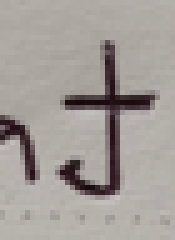
#> input picture image.png, 35 x 48 px (shown 5 times larger)
$ python -i clean.py   (imports and definitions only)
#> lines starting #> are read from the running program, lines starting #| are printed output that depends on the picture; after the words box and inside, x2 and y2 are one past the last pixel; in counts of white or black regions, pixels touching at a corner belong together
#> further down, picture is the input picture: shape (48, 35, 3); mean B, G, R 153.1, 157, 163.4
import cv2
import numpy as np
from typing import Dict, Any

class ImageCleaner:
    def __init__(self, config: Dict[str, Any] = None):
        self.config = config or {
            'resize_dim': (800, 600),
            'denoise_strength': 10,
            'contrast_alpha': 1.3,
            'contrast_beta': 15
        }

    def clean_image(self, image: np.ndarray) -> np.ndarray:
        """Clean and prepare handwriting image for analysis"""
        # Resize for consistent processing
        resized = cv2.resize(image, self.config['resize_dim'])
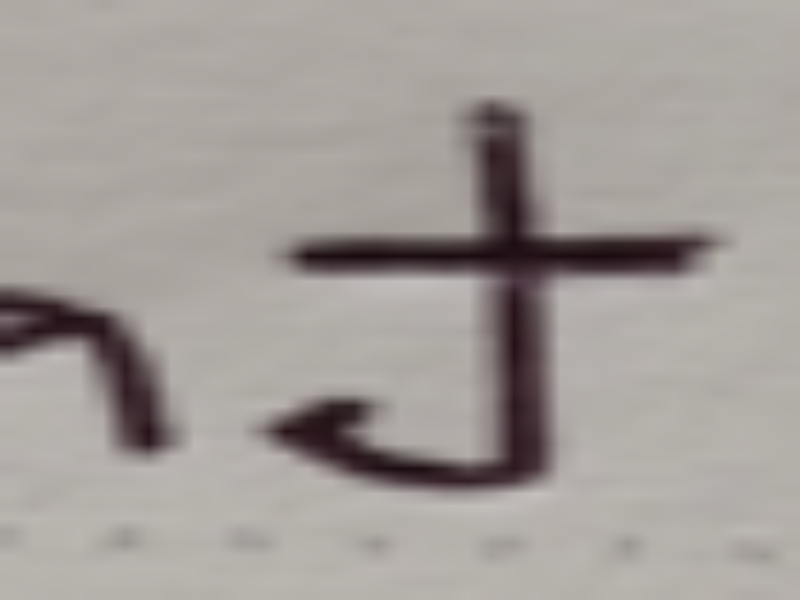
#> resized: shape (600, 800, 3); mean B, G, R 153, 156.9, 163.3

        # Convert to grayscale if color
        if len(resized.shape) == 3:
            gray = cv2.cvtColor(resized, cv2.COLOR_BGR2GRAY)
        else:
            gray = resized

        # Denoise
        denoised = cv2.fastNlMeansDenoising(
            gray, None, self.config['denoise_strength'], 7, 21)

        # Enhance contrast
        enhanced = cv2.convertScaleAbs(
            denoised,
            alpha=self.config['contrast_alpha'],
            beta=self.config['contrast_beta']
        )
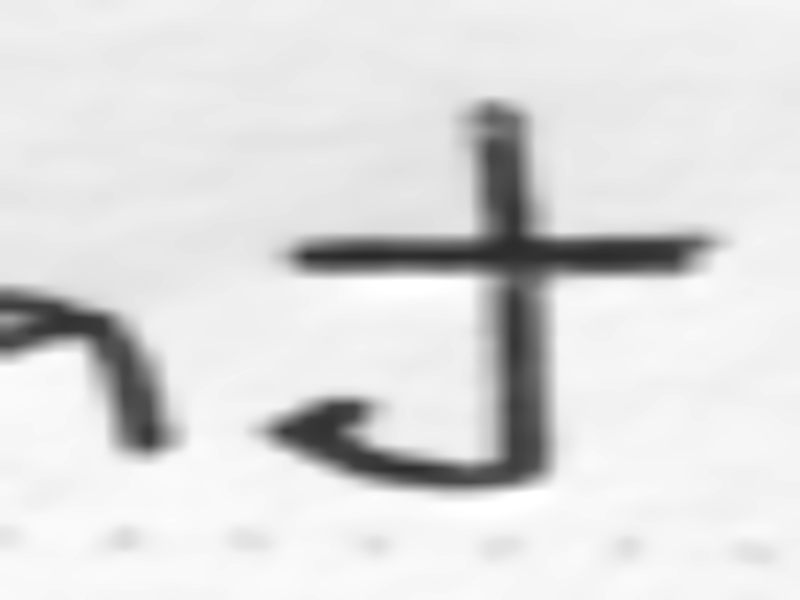
#> enhanced: shape (600, 800); min 41, max 255, mean 220.9

        # Binarize (optional - depends on your model's requirements)
        _, binary = cv2.threshold(enhanced, 0, 255,
                                cv2.THRESH_BINARY_INV + cv2.THRESH_OTSU)
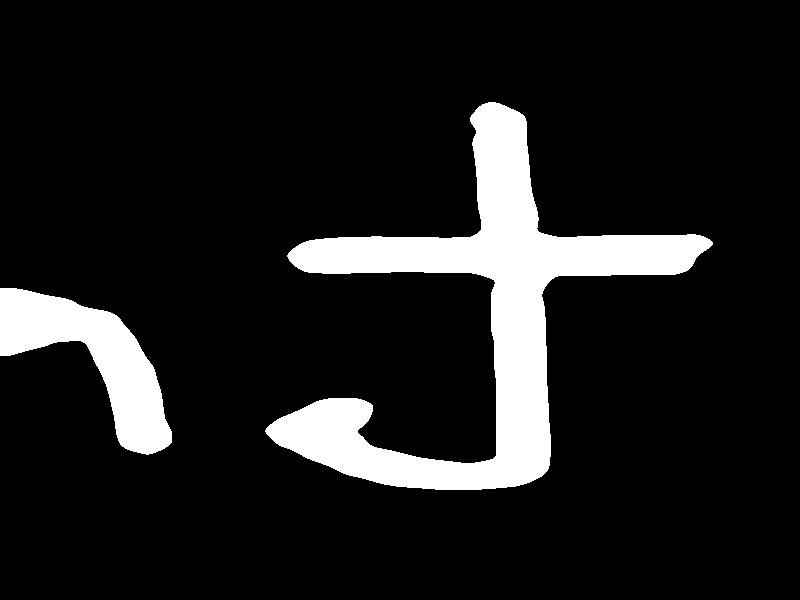
#> binary: shape (600, 800); 11.4% white; 2 white regions, box (x1, y1, x2, y2) and area: (265, 102, 713, 490) 43188, (0, 288, 172, 455) 11638

        return binary

    def extract_text_regions(self, image: np.ndarray) -> list:
        """Extract individual text lines/regions for analysis"""
        # Find contours of text regions
        contours, _ = cv2.findContours(
            image, cv2.RETR_EXTERNAL, cv2.CHAIN_APPROX_SIMPLE)

        # Filter small contours (noise)
        min_area = 100
        text_regions = []

        for contour in contours:
            x, y, w, h = cv2.boundingRect(contour)
            if w*h > min_area:
                # Extract region with padding
                pad = 5
                y1 = max(0, y - pad)
                y2 = min(image.shape[0], y + h + pad)
                x1 = max(0, x - pad)
                x2 = min(image.shape[1], x + w + pad)

                region = image[y1:y2, x1:x2]
                text_regions.append({
                    'image': region,
                    'position': (x, y, w, h)
                })

        # Sort by vertical position (top to bottom)
        text_regions.sort(key=lambda r: r['position'][1])

        return text_regions

>>> import cv2
>>> picture = cv2.imread('../image.png')
>>> result = ImageCleaner().clean_image(picture)
